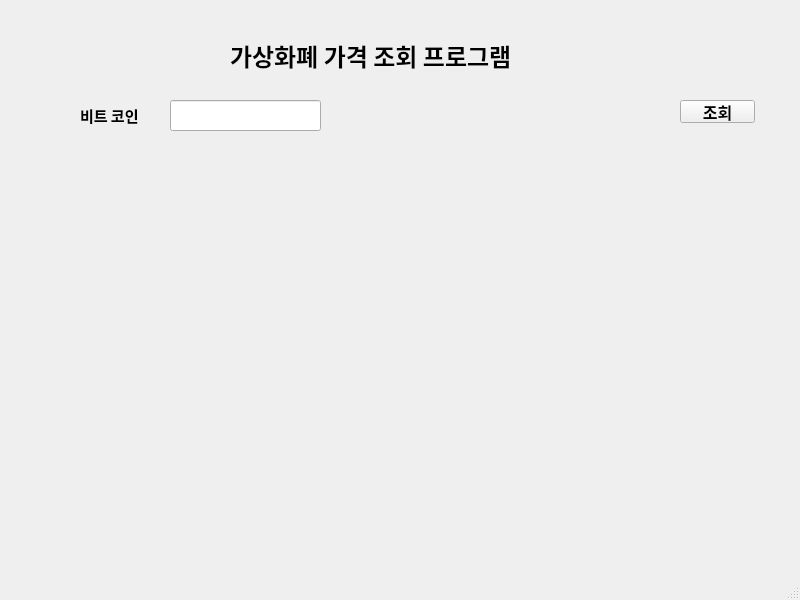
<?xml version="1.0" encoding="UTF-8"?>
<ui version="4.0">
 <class>MainWindow</class>
 <widget class="QMainWindow" name="MainWindow">
  <property name="geometry">
   <rect>
    <x>0</x>
    <y>0</y>
    <width>800</width>
    <height>600</height>
   </rect>
  </property>
  <property name="windowTitle">
   <string>MainWindow</string>
  </property>
  <widget class="QWidget" name="centralwidget">
   <widget class="QLabel" name="label">
    <property name="geometry">
     <rect>
      <x>230</x>
      <y>20</y>
      <width>361</width>
      <height>71</height>
     </rect>
    </property>
    <property name="font">
     <font>
      <family>Agency FB</family>
      <pointsize>18</pointsize>
      <weight>75</weight>
      <bold>true</bold>
     </font>
    </property>
    <property name="text">
     <string>가상화폐 가격 조회 프로그램</string>
    </property>
   </widget>
   <widget class="QPushButton" name="pushButton">
    <property name="geometry">
     <rect>
      <x>680</x>
      <y>100</y>
      <width>75</width>
      <height>23</height>
     </rect>
    </property>
    <property name="font">
     <font>
      <family>Agency FB</family>
      <pointsize>12</pointsize>
      <weight>75</weight>
      <bold>true</bold>
     </font>
    </property>
    <property name="text">
     <string>조회</string>
    </property>
   </widget>
   <widget class="QLabel" name="label_2">
    <property name="geometry">
     <rect>
      <x>80</x>
      <y>100</y>
      <width>91</width>
      <height>31</height>
     </rect>
    </property>
    <property name="font">
     <font>
      <family>Agency FB</family>
      <pointsize>11</pointsize>
      <weight>75</weight>
      <bold>true</bold>
     </font>
    </property>
    <property name="text">
     <string>비트 코인</string>
    </property>
   </widget>
   <widget class="QLineEdit" name="lineEdit">
    <property name="geometry">
     <rect>
      <x>170</x>
      <y>100</y>
      <width>151</width>
      <height>31</height>
     </rect>
    </property>
   </widget>
  </widget>
  <widget class="QMenuBar" name="menubar">
   <property name="geometry">
    <rect>
     <x>0</x>
     <y>0</y>
     <width>800</width>
     <height>21</height>
    </rect>
   </property>
  </widget>
  <widget class="QStatusBar" name="statusbar"/>
 </widget>
 <resources/>
 <connections/>
</ui>
